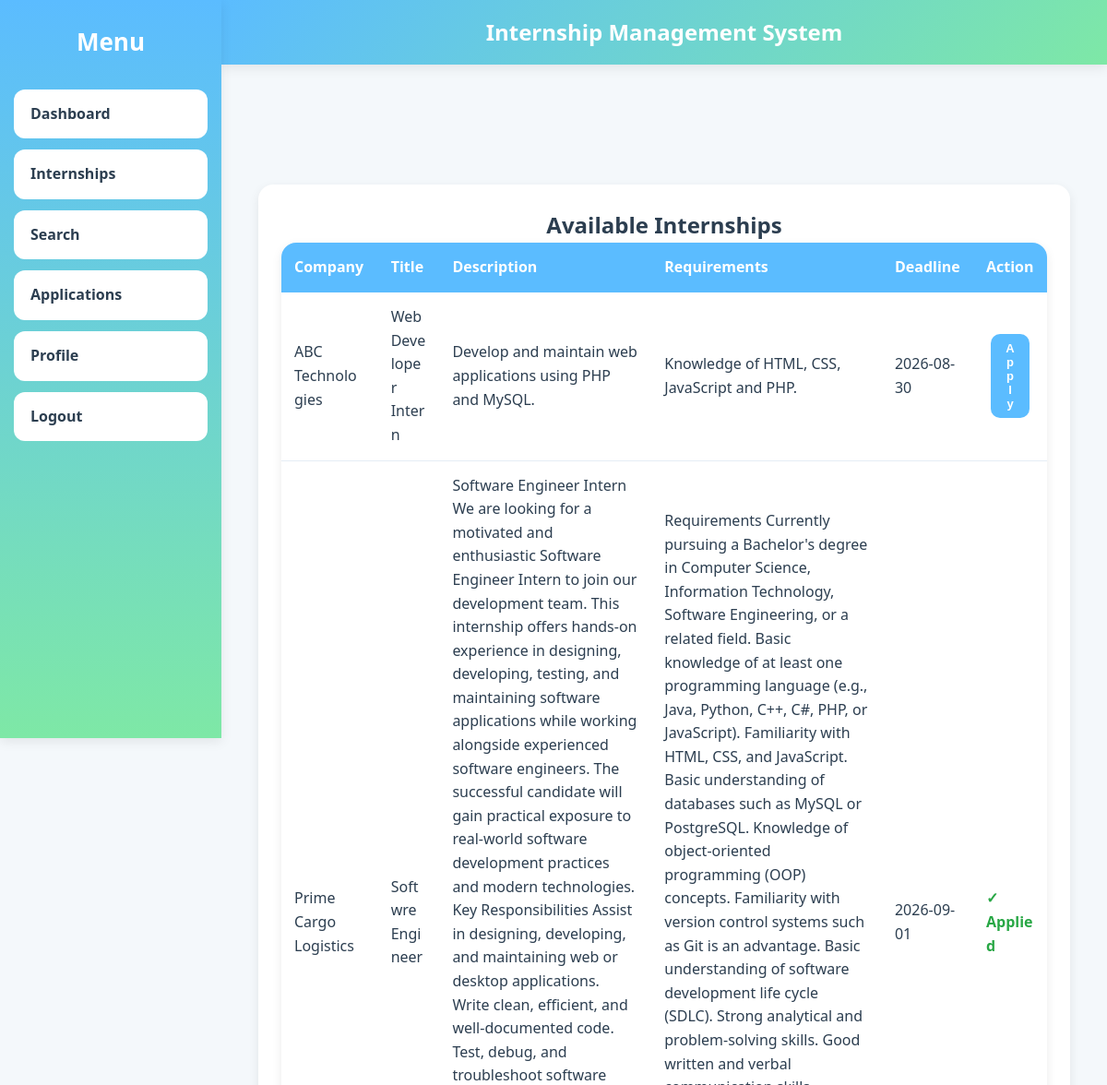
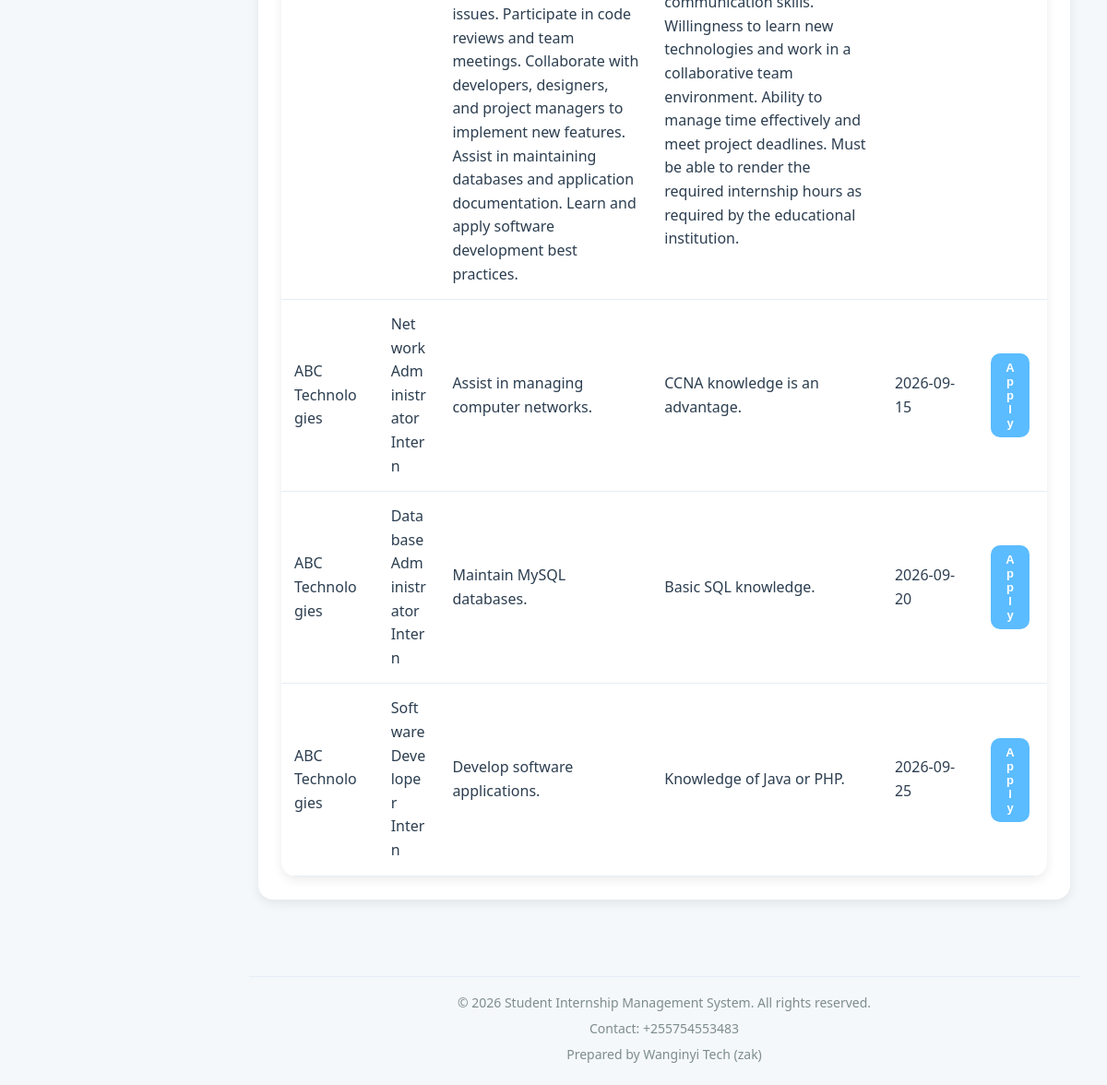
Page /frontend/student/internships.php (signed in) on the committed database (2 pictures, top to bottom).
### tables this page shows
CREATE TABLE `internships` (
  `internship_id` int(11) NOT NULL,
  `company_id` int(11) DEFAULT NULL,
  `title` varchar(150) DEFAULT NULL,
  `description` text DEFAULT NULL,
  `requirements` text DEFAULT NULL,
  `deadline` date DEFAULT NULL
);

CREATE TABLE `companies` (
  `company_id` int(11) NOT NULL,
  `user_id` int(11) DEFAULT NULL,
  `company_name` varchar(150) DEFAULT NULL,
  `location` varchar(150) DEFAULT NULL,
  `phone` varchar(20) DEFAULT NULL
);

### backend/classes/Internship.php (called while the page is built, shortened)
<?php
require_once __DIR__ . "/../config/database.php";
class Internship
{
    private $conn;
    public function __construct()
    {
        $database = new Database();
        $this->conn = $database->connect();
    }
    public function activeInternships()
    {
        $sql = "SELECT internships.*,
                       companies.company_name
                FROM internships
                INNER JOIN companies
                ON internships.company_id=companies.company_id
                WHERE deadline >= CURDATE()
                ORDER BY deadline ASC";
        $stmt = $this->conn->prepare($sql);
        $stmt->execute();
        return $stmt;
    }
}

### backend/config/database.php (called while the page is built, shortened)
<?php
class Database
{
    private $host;
    private $dbname;
    private $username;
    private $password;
    public function __construct()
    {
        $this->host = getenv('DB_HOST') ?: 'localhost';
        $this->dbname = getenv('DB_NAME') ?: 'internship_db';
        $this->username = getenv('DB_USERNAME') ?: 'root';
        $this->password = getenv('DB_PASSWORD') ?: '';
    }
    public function connect()
    {
        try {
            $this->conn = new PDO(
                "mysql:host={$this->host};dbname={$this->dbname}",
                $this->username,
                $this->password
            );
            $this->conn->setAttribute(
                PDO::ATTR_ERRMODE,
                PDO::ERRMODE_EXCEPTION
            );
            return $this->conn;
        } catch(PDOException $e) {
            die("Connection Failed: " . $e->getMessage());
        }
    }
}

### backend/classes/Application.php (called while the page is built, shortened)
<?php
require_once __DIR__ . "/../config/database.php";
class Application
{
    private $conn;
    private $table = "applications";
    public function __construct()
    {
        $database = new Database();
        $this->conn = $database->connect();
    }
    public function hasApplied($student_id, $internship_id)
    {
        $stmt = $this->conn->prepare("
            SELECT COUNT(*)
            FROM {$this->table}
            WHERE student_id = ?
            AND internship_id = ?
        ");
        $stmt->execute([$student_id, $internship_id]);
        return $stmt->fetchColumn() > 0;
    }
}

### frontend/student/internships.php (the view, shortened to what this page needs)
<?php
require_once __DIR__ . "/../../backend/classes/Internship.php";
require_once __DIR__ . "/../../backend/classes/Application.php";
$internship = new Internship();
$application = new Application();
$stmt = $internship->activeInternships();
?>
<!DOCTYPE html>
<html lang="en">
<head>
    <link rel="stylesheet" href="../assets/css/style.css">
</head>
<body class="dashboard-page">
<?php include '../layouts/header.php'; ?>
<div class="layout">
    <?php include '../layouts/sidebar.php'; ?>
    <div class="content">
        <div class="card">
            <h2 class="center">Available Internships</h2>
            <?php if ($stmt->rowCount() > 0): ?>
            <table>
                <thead>
                    <tr>
                        <th>Company</th>
                        <th>Title</th>
                        <th>Description</th>
                        <th>Requirements</th>
                        <th>Deadline</th>
                        <th>Action</th>
                    </tr>
                </thead>
                <tbody>
                <?php while ($row = $stmt->fetch(PDO::FETCH_ASSOC)):
                    $has_applied = $application->hasApplied($_SESSION['student_id'], $row['internship_id']);
                ?>
                    <tr>
                        <td><?php echo htmlspecialchars($row['company_name']); ?></td>
                        <td><?php echo htmlspecialchars($row['title']); ?></td>
                        <td><?php echo htmlspecialchars($row['description']); ?></td>
                        <td><?php echo htmlspecialchars($row['requirements']); ?></td>
                        <td><?php echo htmlspecialchars($row['deadline']); ?></td>
                        <td>
                            <?php if ($has_applied): ?>
                                <span style="color: #28a745; font-weight: bold;">✓ Applied</span>
                            <?php else: ?>
                                <form method="POST" style="display: inline;">
                                    <button type="submit" name="apply" class="btn" style="padding: 8px 16px; font-size: 13px;">Apply</button>
                                </form>
                            <?php endif; ?>
                        </td>
                    </tr>
                <?php endwhile; ?>
                </tbody>
            </table>
            <?php else: ?>
                <p style="text-align: center; color: #999; padding: 40px;">No internships available at the moment.</p>
            <?php endif; ?>
        </div>
    </div>
</div>
<?php include '../layouts/footer.php'; ?>

### frontend/assets/css/style.css (style rules this page uses)
:root { --primary: #5bbcff; --primary-light: #87d5ff; --secondary: #7ee8a6; --success: #27ae60; --warning: #f39c12; --danger: #e74c3c; --white: #ffffff; --bg: #f4f8fb; --text: #2c3e50; --text-light: #7f8c8d; --border: #e5edf5; --sidebar-width: 240px; --radius: 16px; --shadow: 0 4px 12px rgba(0, 0, 0, 0.08); --shadow-hover: 0 12px 30px rgba(0, 0, 0, 0.12); --transition: 0.3s ease; }
* { margin: 0; padding: 0; box-sizing: border-box; }
html, body { height: 100%; overflow-x: hidden; }
body { font-family: "Segoe UI", sans-serif; background: var(--bg); color: var(--text); line-height: 1.6; }
.layout { display: flex; min-height: 100vh; overflow: visible; }
.content { margin-top: 80px; padding: 20px; flex: 1; min-width: 0; display: flex; flex-direction: column; align-items: center; }
.card { background: white; padding: 25px; margin-bottom: 25px; border-radius: var(--radius); box-shadow: var(--shadow); transition: var(--transition); max-width: 900px; width: 100%; overflow-x: auto; }
.btn { display: inline-block; padding: 12px 22px; margin: 5px; border: none; border-radius: 10px; cursor: pointer; text-decoration: none; font-weight: 600; background: var(--primary); color: white; transition: var(--transition); }
table { width: 100%; border-collapse: collapse; background: white; border-radius: var(--radius); overflow: hidden; box-shadow: var(--shadow); table-layout: auto; }
table th { background: var(--primary); color: white; padding: 14px; text-align: left; }
table td { padding: 14px; border-bottom: 1px solid var(--border); overflow-wrap: anywhere; }
.center { text-align: center; }

### rows in the picture
internships: company.company_name "ABC Technologies", title "Web Developer Intern", description "Develop and maintain web applications using PHP and MySQL.", requirements "Knowledge of HTML, CSS, JavaScript and PHP.", deadline "2026-08-30"
internships: company.company_name "Prime Cargo Logistics", title "Softwre Engineer", description "Software Engineer Intern We are looking for a motivated and enthusiastic Software Engineer Intern to join our development team. This internship offers hands-on experience in designing, developing, testing, and maintaining software applications while working alongside experienced software engineers. The successful candidate will gain practical exposure to real-world software development practices and modern technologies. Key Responsibilities Assist in designing, developing, and maintaining web or desktop applications. Write clean, efficient, and well-documented code. Test, debug, and troubleshoot software issues. Participate in code reviews and team meetings. Collaborate with developers,…", requirements "Requirements Currently pursuing a Bachelor's degree in Computer Science, Information Technology, Software Engineering, or a related field. Basic knowledge of at least one programming language (e.g., Java, Python, C++, C#, PHP, or JavaScript). Familiarity with HTML, CSS, and JavaScript. Basic understanding of databases such as MySQL or PostgreSQL. Knowledge of object-oriented programming (OOP) concepts. Familiarity with version control systems such as Git is an advantage. Basic understanding of software development life cycle (SDLC). Strong analytical and problem-solving skills. Good written and verbal communication skills. Willingness to learn new technologies and work in a collaborative…", deadline "2026-09-01", shows "✓ Applied"
internships: company.company_name "ABC Technologies", title "Network Administrator Intern", description "Assist in managing computer networks.", requirements "CCNA knowledge is an advantage.", deadline "2026-09-15"
internships: company.company_name "ABC Technologies", title "Database Administrator Intern", description "Maintain MySQL databases.", requirements "Basic SQL knowledge.", deadline "2026-09-20"
internships: company.company_name "ABC Technologies", title "Software Developer Intern", description "Develop software applications.", requirements "Knowledge of Java or PHP.", deadline "2026-09-25"
